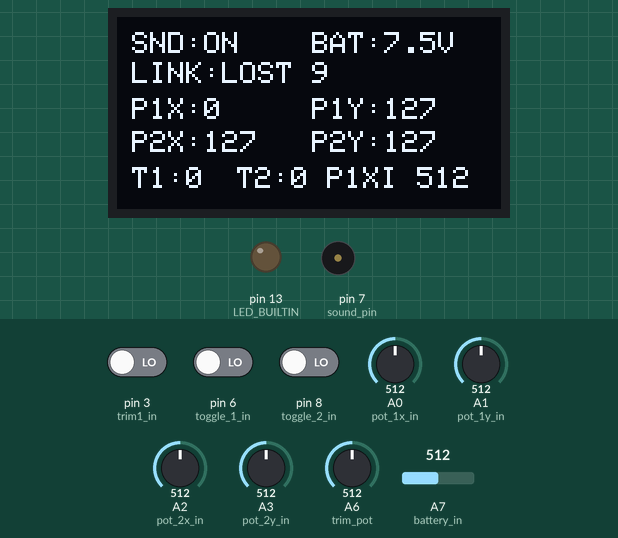
The sketch below on a simulated Arduino Nano, built with avr-gcc and run on an emulated ATmega328P. Parts: 128×64 one-colour display, output pins drawn as LEDs (lit = HIGH), buzzer (waves = sounding). The inputs (shaded band) are chosen by the test bench; at power-on: A6 (trim_pot) = 512, pin 3 (trim1_in) LOW, pin 6 (toggle_1_in) LOW, pin 8 (toggle_2_in) LOW, A0 (pot_1x_in) = 512, A1 (pot_1y_in) = 512, A2 (pot_2x_in) = 512, A3 (pot_2y_in) = 512, A7 (battery_in) = 512. No radio packets arrive unless stated; pins used as bus, display or sensor lines are not drawn; what the sketch prints to the serial monitor is not drawn.

Above: at 4.8 s.
4.9 s: A6 (trim_pot) set to 534
At 6.23 s:
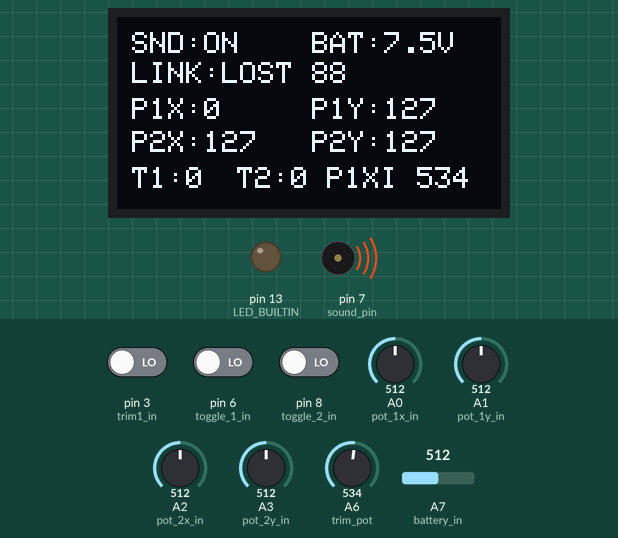
6.7 s: A6 (trim_pot) set to 563
At 7.45 s:
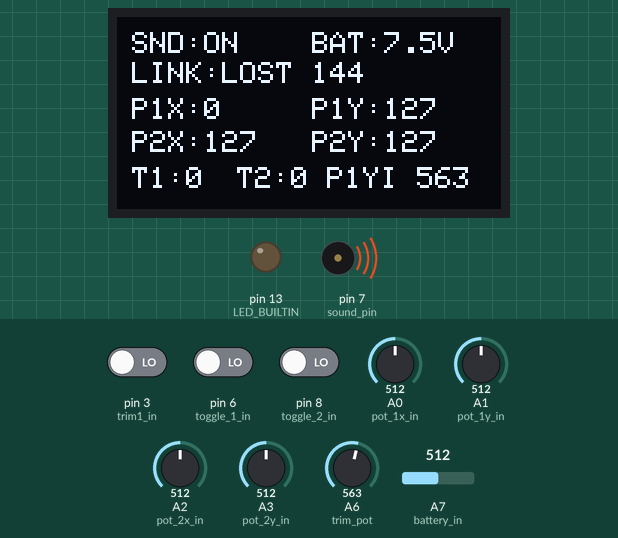
8.5 s: pin 3 (trim1_in) driven HIGH
At 8.67 s:
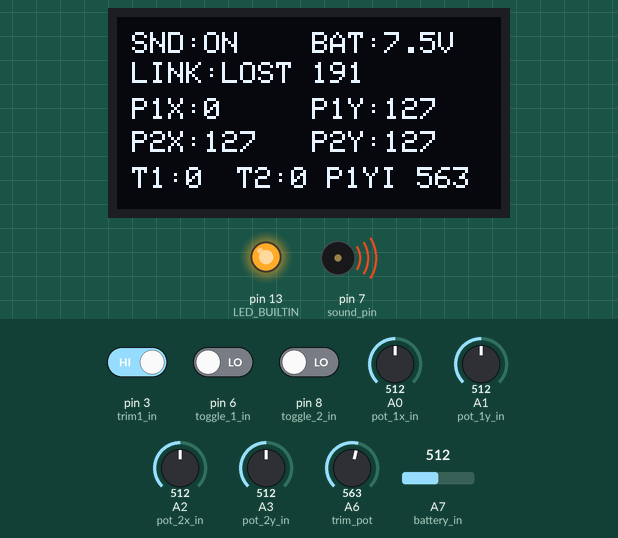
10.3 s: A6 (trim_pot) set to 588
At 10.4 s:
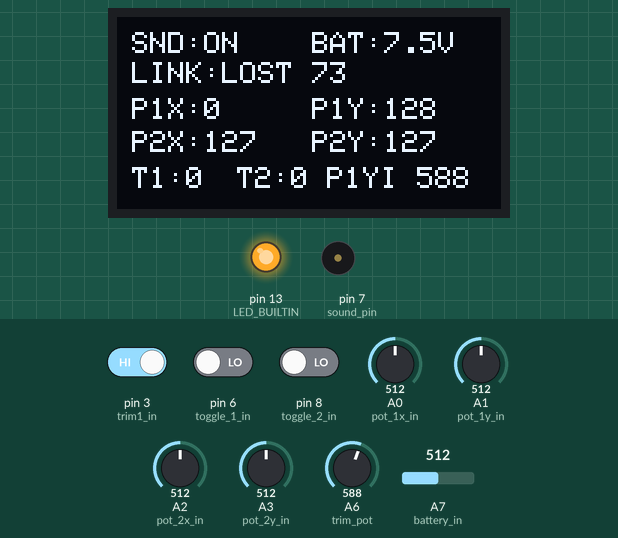
11.8 s: A6 (trim_pot) set to 616
At 12.34 s:
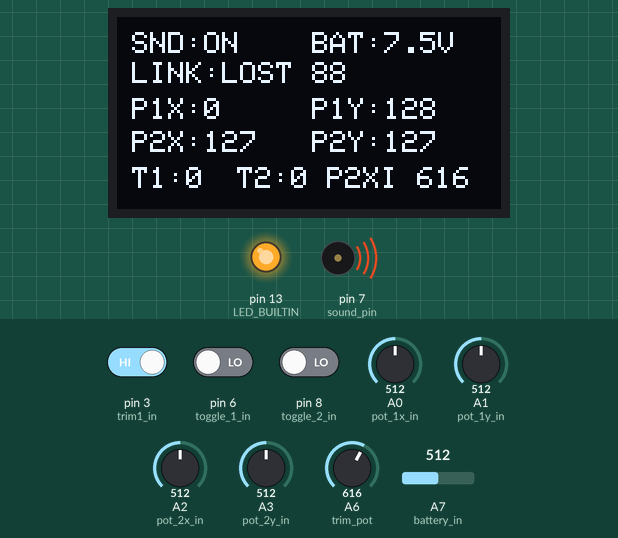
13.6 s: A6 (trim_pot) set to 659
At 14.78 s:
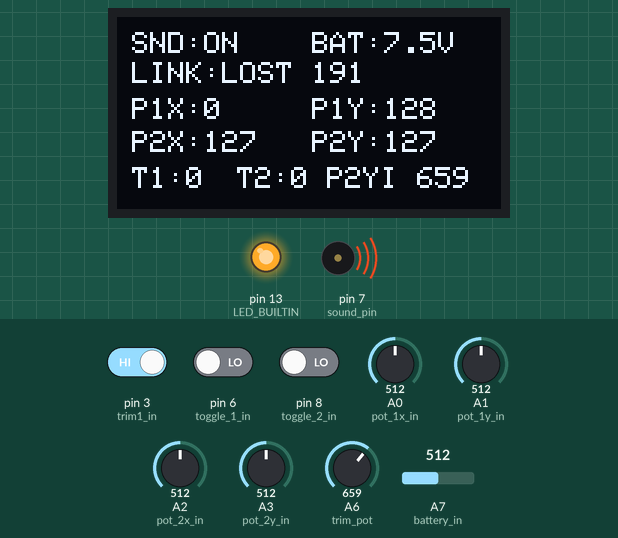
Timing chart, 0 to 16.2 s (numbered marks = the images above; inputs shaded):
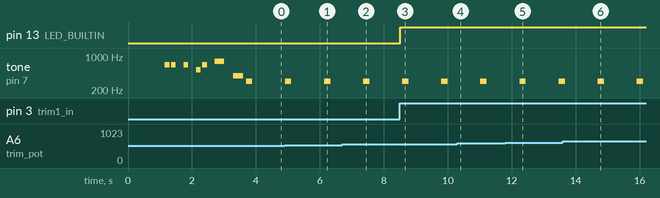

The sketch:

tx_code.ino
```cpp
#include <SPI.h>
#include <nRF24L01.h>
#include <RF24.h>
#include <Wire.h>
#include <Adafruit_GFX.h>
#include <Adafruit_SSD1306.h>
#include <EEPROM.h>

#define SCREEN_WIDTH 128
#define SCREEN_HEIGHT 64
#define OLED_RESET -1
#define SCREEN_ADDRESS 0x3C
Adafruit_SSD1306 display(SCREEN_WIDTH, SCREEN_HEIGHT, &Wire, OLED_RESET);

#define BATTERY_LOW_VOLTAGE 6.8     // Low battery threshold (2S Li-ion/LiPo)
#define BATTERY_BEEP_INTERVAL 3000  // ms between warning beeps

// EEPROM Memory Addresses
#define EEPROM_INIT_FLAG 0      // First time initialization check
#define EEPROM_P1X_FINE 1       // P1X fine trim value
#define EEPROM_P1Y_FINE 2       // P1Y fine trim value
#define EEPROM_P2X_FINE 3       // P2X fine trim value
#define EEPROM_P2Y_FINE 4       // P2Y fine trim value
#define EEPROM_P1X_INV 5        // P1X inversion flag
#define EEPROM_P1Y_INV 6        // P1Y inversion flag
#define EEPROM_P2X_INV 7        // P2X inversion flag
#define EEPROM_P2Y_INV 8        // P2Y inversion flag
#define EEPROM_T1_INV 9         // Toggle 1 inversion flag
#define EEPROM_T2_INV 10        // Toggle 2 inversion flag
#define EEPROM_SOUND 11         // Sound on/off preference

#define EEPROM_INIT_VALUE 55    // Value to indicate EEPROM has been initialized

// ========== NEW: TASK TIMING CONSTANTS ==========
#define RADIO_INTERVAL 10      // 100Hz radio updates (10ms)
#define OLED_INTERVAL 100      // 10Hz OLED updates (100ms)
#define BATTERY_INTERVAL 1000  // 1Hz battery check (1000ms)
#define BUTTON_INTERVAL 20     // 50Hz button debounce (20ms)

unsigned long lastBatteryBeep = 0;
float batteryVoltage = 0.0;

static unsigned long lastOled = 0;

static unsigned long lastRadioTime = 0;
static unsigned long lastOledTime = 0;
static unsigned long lastBatteryTime = 0;
static unsigned long lastButtonTime = 0;

static unsigned long txLastTime = 0;
static int txPacketCount = 0;
static unsigned long lastTime = 0;
static int packetCount = 0;

// Data structure for transmission
struct Transmit {
  byte P1X;
  byte P1Y;
  byte P2X;
  byte P2Y;
  byte pot1;
  byte D1;
  byte D2;
  byte D3;
};

Transmit transmit;

const uint64_t pipeOut = 0xE8E8F0F0E1LL;
RF24 radio(9, 10); // CE, CSN pins

struct AckPayload {
  byte alive;   // 1 = receiver is alive
};

AckPayload ack;


// Pin definitions
int pot_1x_in = A0;
int pot_1y_in = A1;
int pot_2x_in = A2;
int pot_2y_in = A3;
int trim_pot = A6;
int toggle_1_in = 6;
int toggle_2_in = 8;
int trim1_in = 3;
int trim2_in = 4;
int battery_in = A7;
int sound_pin = 7;


// Variables
float battery_level = 0;
int p1x_val = 0;
int p1y_val = 0;
int p2x_val = 0;
int p2y_val = 0;
int trim_pot_val = 0;
int t1_val = 0;
int t2_val = 0;
bool sound = true;

// Fine adjustment variables (127 = center/neutral)
int p1x_fine = 127;
int p1y_fine = 127;
int p2x_fine = 127;
int p2y_fine = 127;

// Inversion flags
bool p1x_inverted = false;
bool p1y_inverted = false;
bool p2x_inverted = false;
bool p2y_inverted = false;
bool t1_inverted = false;
bool t2_inverted = false;

char pot_text[5];

// Button state tracking
bool b1_press = false;
bool b2_press = false;

bool linkOK = false;
unsigned long lastAckTime = 0;
unsigned long lastLinkBeep = 0;

bool displayNeedsUpdate = true;


// Function prototypes
void resetData();
void loadFromEEPROM();
void saveToEEPROM();

void setup() {
  Serial.begin(9600);

  // Pin setup (must be done before checking reset button)
  pinMode(trim1_in, INPUT);
  pinMode(trim2_in, INPUT);
  pinMode(LED_BUILTIN, OUTPUT);
  pinMode(sound_pin, OUTPUT);
  pinMode(toggle_1_in, INPUT);
  pinMode(toggle_2_in, INPUT);

  // Initialize OLED display
  if (!display.begin(SSD1306_SWITCHCAPVCC, SCREEN_ADDRESS)) {
    Serial.println(F("SSD1306 allocation failed"));
    for (;;);
  }

  display.clearDisplay();
  display.setTextSize(1);
  display.setTextColor(SSD1306_WHITE);

  // Check if both trim buttons are pressed for factory reset
  if (digitalRead(trim1_in) && digitalRead(trim2_in)) {
    display.setCursor(15, 20);
    display.println(F("FACTORY RESET"));
    display.setCursor(20, 35);
    display.println(F("Release buttons"));
    display.display();

    // Wait for buttons to be released
    while (digitalRead(trim1_in) || digitalRead(trim2_in)) {
      delay(10);
    }

    resetData();
    // saveToEEPROM();

    display.clearDisplay();
    display.setCursor(25, 25);
    display.println(F("Reset Complete!"));
    display.display();

    if (sound) {
      for (int i = 0; i < 3; i++) {
        digitalWrite(sound_pin, HIGH);
        delay(100);
        digitalWrite(sound_pin, LOW);
        delay(100);
      }
    }
    delay(1500);
  }

  // Load settings from EEPROM or initialize if first time
  // loadFromEEPROM();

  // ===== STARTUP SCREEN =====
  display.clearDisplay();

  // 1. Draw Header and Border
  display.drawRoundRect(0, 0, 128, 64, 4, SSD1306_WHITE); // Outer frame
  display.setTextSize(2);
  display.setCursor(15, 10);
  display.println(F("SKY-LINK")); // Your Custom Name

  display.setTextSize(1);
  display.setCursor(40, 30);
  display.println(F("v2.4 Pro")); // Version number

  // 2. Animated Loading Bar
  for(int i = 0; i <= 100; i += 10) {
    display.drawRect(20, 45, 88, 8, SSD1306_WHITE); // Progress bar outline
    display.fillRect(22, 47, (i * 84 / 100), 4, SSD1306_WHITE); // Filling bar
    display.display();
    delay(75); // Small delay for visual effect
  }


  // Initialize NRF24L01
  radio.begin();
  radio.setAutoAck(true);
  radio.enableAckPayload();
  // radio.setAutoAck(false); // to disable autoack
  // radio.disableAckPayload();
  radio.setRetries(2, 3);
  radio.setPALevel(RF24_PA_HIGH);
  radio.setDataRate(RF24_1MBPS);
  radio.openWritingPipe(pipeOut);
  radio.stopListening();

  // Startup sound - Mario theme
  if (sound) {
    playMarioStartup();
  }

  Serial.println(F("Transmitter initialized"));

  lastOledTime = millis();


}

// Reset all data to default values
void resetData() {
  // Set fine trim to center (127)
  p1x_fine = 127;
  p1y_fine = 127;
  p2x_fine = 127;
  p2y_fine = 127;

  // Clear all inversions
  p1x_inverted = false;
  p1y_inverted = false;
  p2x_inverted = false;
  p2y_inverted = false;
  t1_inverted = false;
  t2_inverted = false;

  // Sound ON by default
  sound = true;

  Serial.println(F("Data reset to defaults"));
}

// Load settings from EEPROM
void loadFromEEPROM() {
  // Check if EEPROM has been initialized
  if (EEPROM.read(EEPROM_INIT_FLAG) != EEPROM_INIT_VALUE) {
    Serial.println(F("First time initialization"));
    resetData();
    saveToEEPROM();
  } else {
    // Load fine trim values
    p1x_fine = EEPROM.read(EEPROM_P1X_FINE);
    p1y_fine = EEPROM.read(EEPROM_P1Y_FINE);
    p2x_fine = EEPROM.read(EEPROM_P2X_FINE);
    p2y_fine = EEPROM.read(EEPROM_P2Y_FINE);

    // Load inversion flags
    p1x_inverted = EEPROM.read(EEPROM_P1X_INV);
    p1y_inverted = EEPROM.read(EEPROM_P1Y_INV);
    p2x_inverted = EEPROM.read(EEPROM_P2X_INV);
    p2y_inverted = EEPROM.read(EEPROM_P2Y_INV);
    t1_inverted = EEPROM.read(EEPROM_T1_INV);
    t2_inverted = EEPROM.read(EEPROM_T2_INV);

    // Load sound preference
    sound = EEPROM.read(EEPROM_SOUND);

    Serial.println(F("Settings loaded from EEPROM"));
  }
}

// Save all settings to EEPROM
void saveToEEPROM() {
  // Set initialization flag
  EEPROM.write(EEPROM_INIT_FLAG, EEPROM_INIT_VALUE);

  // Save fine trim values
  EEPROM.write(EEPROM_P1X_FINE, p1x_fine);
  EEPROM.write(EEPROM_P1Y_FINE, p1y_fine);
  EEPROM.write(EEPROM_P2X_FINE, p2x_fine);
  EEPROM.write(EEPROM_P2Y_FINE, p2y_fine);

  // Save inversion flags
  EEPROM.write(EEPROM_P1X_INV, p1x_inverted);
  EEPROM.write(EEPROM_P1Y_INV, p1y_inverted);
  EEPROM.write(EEPROM_P2X_INV, p2x_inverted);
  EEPROM.write(EEPROM_P2Y_INV, p2y_inverted);
  EEPROM.write(EEPROM_T1_INV, t1_inverted);
  EEPROM.write(EEPROM_T2_INV, t2_inverted);

  // Save sound preference
  EEPROM.write(EEPROM_SOUND, sound);

  Serial.println(F("Settings saved to EEPROM"));
}

// Map analog values with inversion support
int map_analog(int val, bool invert, int startVal, int endVal) {
  val = constrain(val, 0, 1023);

  int midVal = (startVal + endVal) / 2;

  if (val < midVal) {
    val = map(val, startVal, midVal, 0, 127);
  } else {
    val = map(val, midVal, endVal, 127, 255);
  }

  val = constrain(val, 0, 255);

  return invert ? 255 - val : val;
}


void loop() {
    display.clearDisplay();

  unsigned long currentMillis = millis();

  // display.clearDisplay();

  // Read trim potentiometer
  trim_pot_val = analogRead(trim_pot);

  // Handle fine calibration and channel inversion
  fine_cal(trim1_in, b1_press, 1, trim_pot_val, p1x_fine, p1y_fine, p2x_fine, p2y_fine);
  fine_cal(trim2_in, b2_press, -1, trim_pot_val, p1x_fine, p1y_fine, p2x_fine, p2y_fine);
  invert_chn(trim1_in, b1_press, trim_pot_val, p1x_inverted, p1y_inverted, p2x_inverted, p2y_inverted, t1_inverted, t2_inverted);

  // Read and process analog inputs with fine trim adjustment
  p1x_val = map_analog(analogRead(pot_1x_in) + 2 * (p1x_fine - 127), p1x_inverted,512,1023);
  p1y_val = map_analog(analogRead(pot_1y_in) + 2 * (p1y_fine - 127), p1y_inverted,0,1023);
  p2x_val = map_analog(analogRead(pot_2x_in) + 2 * (p2x_fine - 127), p2x_inverted,0,1023);
  p2y_val = map_analog(analogRead(pot_2y_in) + 2 * (p2y_fine - 127), p2y_inverted,0,1023);

  // Constrain values
  p1x_val = constrain(p1x_val, 0, 255);
  p1y_val = constrain(p1y_val, 0, 255);
  p2x_val = constrain(p2x_val, 0, 255);
  p2y_val = constrain(p2y_val, 0, 255);

  // Read toggle switches with inversion applied
  t1_val = digitalRead(toggle_1_in);
  t2_val = digitalRead(toggle_2_in);

  // Apply toggle inversion
  if (t1_inverted) {
    t1_val = !t1_val;
  }
  if (t2_inverted) {
    t2_val = !t2_val;
  }

  // Read and display battery voltage
  batteryVoltage = analogRead(battery_in) * (5.0 / 1023.0) * 3.0; // Adjust multiplier based on your voltage divider

  // Low battery warning
  if (batteryVoltage < BATTERY_LOW_VOLTAGE && sound && (millis() - lastBatteryBeep > BATTERY_BEEP_INTERVAL)) {
    tone(sound_pin, 400, 200);
    delay(220);
    tone(sound_pin, 300, 200);
    noTone(sound_pin);
    lastBatteryBeep = millis();
  }

  // Prepare transmission data
  transmit.P1X = p1x_val;
  transmit.P1Y = p1y_val;
  transmit.P2X = p2x_val;
  transmit.P2Y = p2y_val;
  transmit.pot1 = 0;  // Reserved for future use
  transmit.D1 = t1_val;
  transmit.D2 = t2_val;
  transmit.D3 = 0;    // Reserved for future use

  // Transmit data with acknowledgment


  if (radio.write(&transmit, sizeof(transmit))) {
    // checking packet rate
    packetCount++;

    if (millis() - lastTime >= 1000) {
      // Serial.print("Packets/sec: ");
      // Serial.println(packetCount);
      packetCount = 0;
      lastTime = millis();
    }
// if (millis() - txLastTime >= 10) {          // 10 ms → 100 Hz target
//   bool ok = radio.write(&transmit, sizeof(transmit));

//     packetCount++;

//     if (millis() - lastTime >= 1000) {
//       // Serial.print("Packets/sec: ");
//       // Serial.println(packetCount);
//       packetCount = 0;
//       lastTime = millis();
//       }

//   txLastTime = millis();


  // ACK received
  if (radio.isAckPayloadAvailable()) {
    radio.read(&ack, sizeof(ack));

    if (ack.alive == 1) {
      linkOK = true;
      lastAckTime = millis();
    }
  }

} else {
  // No ACK received (receiver probably off)
}


  // Link lost warning
  if (!linkOK && sound && millis() - lastLinkBeep > 1000) {
    tone(sound_pin, 300, 200);
    delay(220);
    noTone(sound_pin);
    lastLinkBeep = millis();
  }

  if (millis() - lastAckTime > 1000) {   // 1 second timeout
  linkOK = false;
}

  if (currentMillis - lastOledTime >= OLED_INTERVAL) {
    lastOledTime = currentMillis;

      updateDisplay(); // New function to handle all display logic

    }

  }


// Button press handler with sound feedback and EEPROM save
int buttonpress(int digpin, bool &press, int i, int &trim_val) {
  if (digitalRead(digpin) && !press) {
    press = true;
    trim_val += i;

    // Save to EEPROM immediately when trim value changes
    // saveToEEPROM();

    if (sound) {
      digitalWrite(sound_pin, HIGH);
      delay(50);
      digitalWrite(sound_pin, LOW);
    }
    return i;
  }
  else if (!digitalRead(digpin)) {
    press = false;
    return 0;
  }
  return 0;
}

// Button invert handler for toggle switches with EEPROM save
void buttoninvert(int digpin, bool &press, bool &inverted) {
  if (digitalRead(digpin) && !press) {
    press = true;
    inverted = !inverted;

    // Save to EEPROM immediately when inversion changes
    // saveToEEPROM();

    Serial.print("Inverted: ");
    Serial.println(inverted);
    digitalWrite(LED_BUILTIN, HIGH);

    if (sound) {
      digitalWrite(sound_pin, HIGH);
      delay(50);
      digitalWrite(sound_pin, LOW);
    }
  }
  else if (!digitalRead(digpin)) {
    press = false;
    digitalWrite(LED_BUILTIN, LOW);
  }
}

// Fine calibration function
void fine_cal(int digpin, bool &press, int i, int trim_pot_val, int &p1x_fine, int &p1y_fine, int &p2x_fine, int &p2y_fine) {
  // display.setCursor(70, 50);

  if (trim_pot_val >= 0 && trim_pot_val < 500) {
    if (trim_pot_val >= 0 && trim_pot_val < 100) {
      // display.print("SND");
        strcpy(pot_text, "SND");

      if (digitalRead(digpin) && !press) {
        press = true;
        sound = !sound;

        // Save sound preference to EEPROM
        // EEPROM.write(EEPROM_SOUND, sound);

        if (sound) {
          digitalWrite(sound_pin, HIGH);
          delay(50);
          digitalWrite(sound_pin, LOW);
        }
      }
      else if (!digitalRead(digpin)) {
        press = false;
        digitalWrite(LED_BUILTIN, LOW);
      }
    }
    else if (trim_pot_val >= 100 && trim_pot_val < 200) {
      buttonpress(digpin, press, i, p1x_fine);
      // display.print("P1X");
  strcpy(pot_text, "P1X");
    }
    else if (trim_pot_val >= 200 && trim_pot_val < 300) {
      buttonpress(digpin, press, i, p1y_fine);
      // display.print("P1Y");
  strcpy(pot_text, "P1Y");

    }
    else if (trim_pot_val >= 300 && trim_pot_val < 400) {
      buttonpress(digpin, press, i, p2x_fine);
      // display.print("P2X");
  strcpy(pot_text, "P2X");

    }
    else if (trim_pot_val >= 400 && trim_pot_val < 500) {
      buttonpress(digpin, press, i, p2y_fine);
      // display.print("P2Y");
  strcpy(pot_text, "P2Y");

    }
  }
}

// Channel inversion function - EXTENDED WITH TOGGLE INVERSION
void invert_chn(int digpin, bool &press, int trim_pot_val, bool &p1xi, bool &p1yi, bool &p2xi, bool &p2yi, bool &t1i, bool &t2i) {
  // display.setCursor(70, 50);

  if (trim_pot_val >= 500 && trim_pot_val < 1023) {
    if (trim_pot_val >= 500 && trim_pot_val < 550) {
      buttoninvert(digpin, press, p1xi);
      // display.print("P1X_I");
  strcpy(pot_text, "P1XI");

    }
    else if (trim_pot_val >= 550 && trim_pot_val < 600) {
      buttoninvert(digpin, press, p1yi);
      // display.print("P1Y_I");
  strcpy(pot_text, "P1YI");

    }
    else if (trim_pot_val >= 600 && trim_pot_val < 650) {
      buttoninvert(digpin, press, p2xi);
      // display.print("P2X_I");
  strcpy(pot_text, "P2XI");

    }
    else if (trim_pot_val >= 650 && trim_pot_val < 700) {
      buttoninvert(digpin, press, p2yi);
      // display.print("P2Y_I");
  strcpy(pot_text, "P2YI");

    }
    // Toggle 1 inversion (700-750)
    else if (trim_pot_val >= 700 && trim_pot_val < 750) {
      buttoninvert(digpin, press, t1i);
      // display.print("T1_I");
  strcpy(pot_text, "T1I");

    }
    // Toggle 2 inversion (750-800)
    else if (trim_pot_val >= 750 && trim_pot_val < 800) {
      buttoninvert(digpin, press, t2i);
      // display.print("T2_I");
  strcpy(pot_text, "T2I");

    }
    else {
        strcpy(pot_text, "");

    }
  }
}

// Mario startup melody
void playMarioStartup() {
  // Super Mario Bros intro notes (simplified)
  int melody[] = {
    659, 659, 0, 659,
    0, 523, 659, 0,
    784, 0, 392
  };

  int noteDurations[] = {
    150, 150, 150, 150,
    150, 150, 150, 150,
    300, 150, 300
  };

  for (int i = 0; i < 11; i++) {
    if (melody[i] > 0) {
      tone(sound_pin, melody[i], noteDurations[i]);
    }
    delay(noteDurations[i] * 1.3);
    noTone(sound_pin);
  }
}

void updateDisplay() {
  display.clearDisplay();


  // ===== OLED DISPLAY =====
  // Top row: Sound status and battery
  display.setCursor(5, 5);
  display.print("SND:");
  display.print(sound ? "ON" : "OFF");

  display.setCursor(65, 5);
  display.print("BAT:");
  display.print(batteryVoltage, 1);
  display.print("V");

  // Link status
  display.setCursor(5, 15);
  display.print("LINK:");
  display.print(linkOK ? "OK" : "LOST");

  display.setCursor(65, 15);
  display.print(packetCount);


  // Channel values
  display.setCursor(5, 27);
  display.print("P1X:");
  display.print(p1x_val);
  display.setCursor(65, 27);
  display.print("P1Y:");
  display.print(p1y_val);

  display.setCursor(5, 38);
  display.print("P2X:");
  display.print(p2x_val);
  display.setCursor(65, 38);
  display.print("P2Y:");
  display.print(p2y_val);

  // Toggle switches
  display.setCursor(5, 50);
  display.print("T1:");
  display.print(t1_val);
  display.setCursor(40, 50);
  display.print("T2:");
  display.print(t2_val);

  display.setCursor(70, 50);
  display.print(pot_text);

  display.setCursor(100, 50);
  display.print(trim_pot_val);


  // Mode indicator (shows current function from trim pot position)
  // This is displayed by fine_cal() and invert_chn() functions

  display.display();
}
```

Measured:
- the behaviour switches between 549 and 550 on A6 (trim_pot) (found by bisection; images 1 and 2)
- the behaviour switches between 599 and 600 on A6 (trim_pot) (found by bisection; images 4 and 5)
- the behaviour switches between 649 and 650 on A6 (trim_pot) (found by bisection; images 5 and 6)
- after the input at 6.7 s, the display: first changes after 0.09 s (image 2 shows a later state)
- after the input at 8.5 s, pin 13 (LED_BUILTIN): LOW → HIGH at once
- after the input at 11.8 s, the display: first changes after 0.08 s (image 5 shows a later state)
- after the input at 13.6 s, the display: first changes after 0.13 s (image 6 shows a later state)
- by itself, tone on pin 7 (sound_pin): alternates 300 Hz for 0.20 s and silent for 1.0 s
